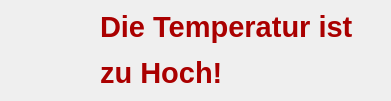
<?xml version="1.0" encoding="UTF-8"?>
<ui version="4.0">
 <class>Form</class>
 <widget class="QWidget" name="Form">
  <property name="geometry">
   <rect>
    <x>0</x>
    <y>0</y>
    <width>391</width>
    <height>101</height>
   </rect>
  </property>
  <property name="windowTitle">
   <string>Warnung</string>
  </property>
  <widget class="QLabel" name="label_2">
   <property name="geometry">
    <rect>
     <x>100</x>
     <y>10</y>
     <width>281</width>
     <height>81</height>
    </rect>
   </property>
   <property name="mouseTracking">
    <bool>true</bool>
   </property>
   <property name="text">
    <string>&lt;html&gt;&lt;head/&gt;&lt;body&gt;&lt;p&gt;&lt;span style=&quot; font-size:22pt; font-weight:600; color:#aa0000;&quot;&gt;Die Temperatur ist &lt;/span&gt;&lt;/p&gt;&lt;p&gt;&lt;span style=&quot; font-size:22pt; font-weight:600; color:#aa0000;&quot;&gt;zu Hoch!&lt;/span&gt;&lt;/p&gt;&lt;/body&gt;&lt;/html&gt;</string>
   </property>
  </widget>
  <widget class="QLabel" name="label">
   <property name="geometry">
    <rect>
     <x>10</x>
     <y>10</y>
     <width>81</width>
     <height>81</height>
    </rect>
   </property>
   <property name="text">
    <string/>
   </property>
   <property name="pixmap">
    <pixmap>warningIcon.png</pixmap>
   </property>
   <property name="scaledContents">
    <bool>true</bool>
   </property>
  </widget>
 </widget>
 <resources/>
 <connections/>
</ui>
